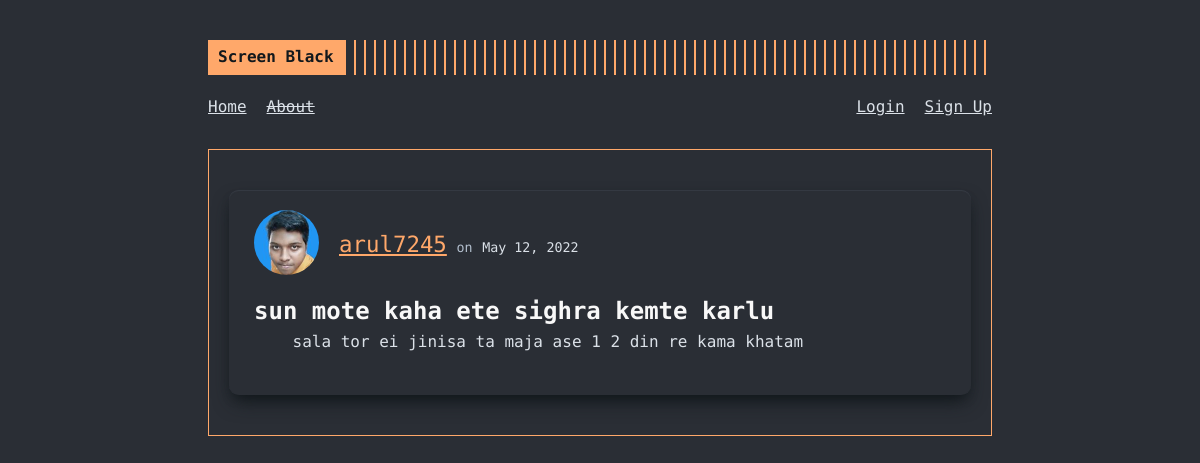
/post/6, run on the app's committed database.
### screenblack/models.py (models this page shows, shortened)
class User(db.Model, UserMixin):
  id = db.Column(db.Integer, primary_key = True)
  username = db.Column(db.String(20), nullable = False, unique = True)
  email = db.Column(db.String(120), nullable = False, unique = True)
  picture = db.Column(db.String(20), nullable = False, default = "default.jpg")
  password = db.Column(db.String(60), nullable = False)
  posts = db.relationship("Post", backref = "author", lazy = True)

class Post(db.Model):
  id = db.Column(db.Integer, primary_key = True)
  title = db.Column(db.String(100), nullable = False)
  date_posted = db.Column(db.DateTime, nullable = False, default = datetime.utcnow)
  content = db.Column(db.Text, nullable = False)
  user_id = db.Column(db.Integer, db.ForeignKey('user.id'), nullable = False)

### screenblack/routes.py (the view)
@app.route("/post/<int:post_id>")
def post(post_id):
  post = Post.query.get_or_404(post_id)
  return render_template("post.html", post=post, title=post.title)

### screenblack/templates/post.html (shortened to what this page needs)
{% extends "layout.html" %}
{% block content %}
  <article class="article-body">
    <div class="article-metadata">
      <div class="article-header">
        <div class="article-author-picture">
          <a href="{{ url_for('user_about', username=post.author.username) }}"><img class="profilepic-mini" src="{{ url_for('static', filename='profilepics/'+post.author.picture) }}" alt="profile picture for {{ post.author.username }}"></a>
        </div>
        <div class="article-author-details">
          <a class="article-author" href="{{ url_for('user_about', username=post.author.username) }}">{{ post.author.username }}</a>
          <small class="text-muted">on</small>
          <small class="article-date">{{ post.date_posted.strftime("%B %d, %Y") }}</small>
        </div>
      </div>
    </div>
    <h2 class="article-title">{{ post.title }}</h2>
    <div class="article-content">
      <p>{{ post.content }}</p>
    </div>
  </article>
{% endblock content %}

### screenblack/static/main.css (style rules this page uses)
:root { font-size: 16px; --gray0: #f8f8f8; --gray1: #dbe1e8; --gray2: #b2becd; --gray3: #6c7983; --gray4: #444d55; --gray5: #363b44; --gray6: #2a2e35; --gray7: #12181c; --rajah: #ffa86a; --green: #09c372; --red: #ff3860; }
body { font-family: "Fira Code", monospace; background-color: var(--gray6); color: var(--gray1); line-height: 1.54; }
a { color: inherit; }
p { margin-bottom: 20px; }
.article-body { padding: 20px 25px; background-color: var(--gray6); box-shadow: var(--gray5) 0px 1px 1px 0px inset, var(--gray7) 0px 10px 20px -5px, var(--gray7) 0px 6px 12px -6px; margin: 20px 0; border-radius: 0.6rem; }
.article-metadata { display: flex; align-items: center; justify-content: space-between; margin-bottom: 15px; }
.article-header { display: flex; align-items: center; }
.article-author-picture { display: grid; place-items: center; margin-right: 20px; }
.article-author-picture a { line-height: 1; }
.profilepic-mini { max-width: 65px; border-radius: 50%; }
.article-title { color: var(--gray0); }
.article-author { color: var(--rajah); font-size: 1.4rem; }
.article-date { color: var(--gray1); }
.article-content p { text-indent: 4ch; }
.text-muted { color: var(--gray2); }

### data on the page
User: picture (picture), author.username "arul7245"
Post: date_posted "May 12, 2022", title "sun mote kaha ete sighra kemte karlu", content "sala tor ei jinisa ta maja ase 1 2 din re kama khatam"
